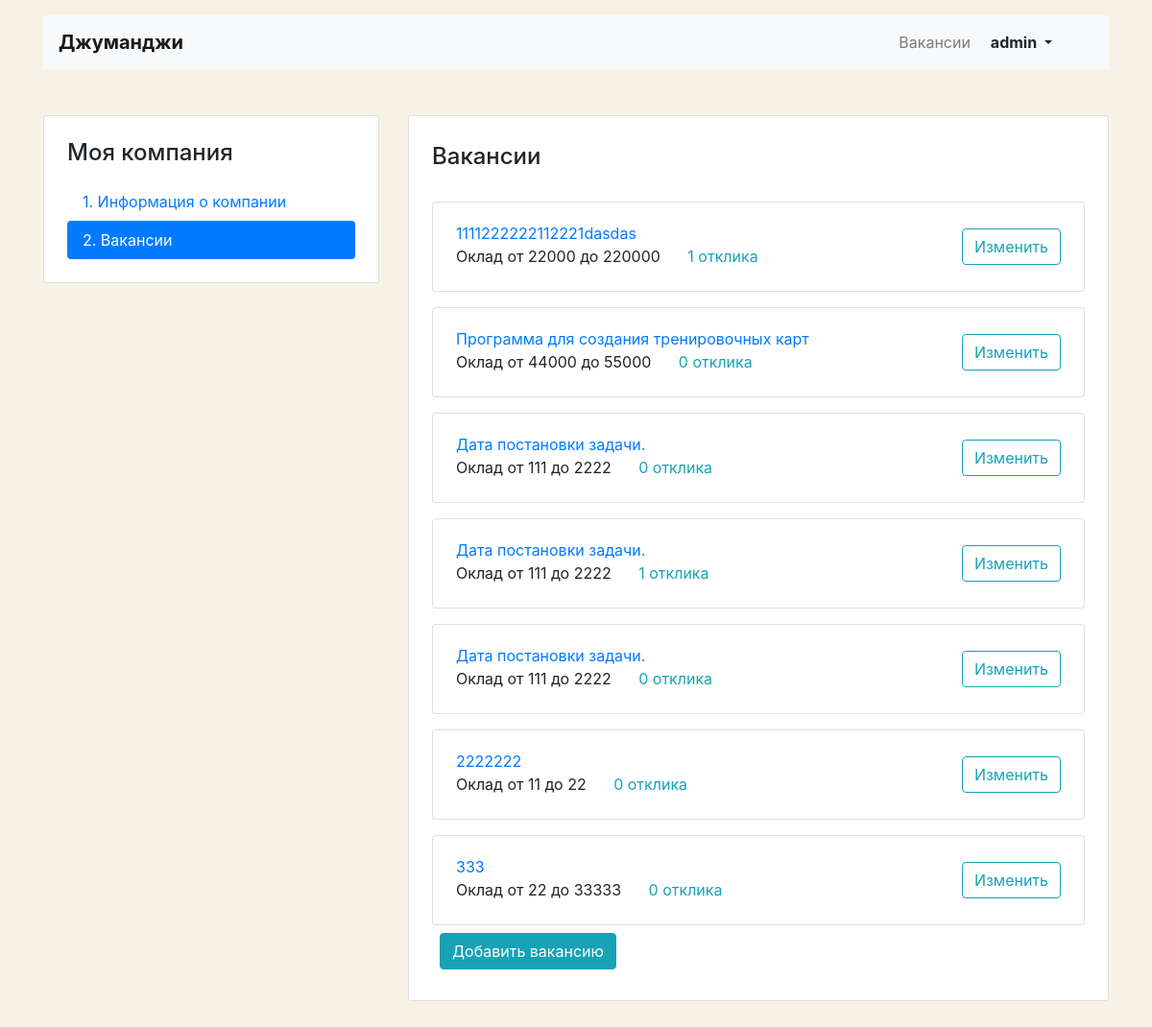
Page /mycompany/vacancies/ (signed in) on the committed database.
### step_job/models.py (models this page shows, shortened)
class Vacancy(models.Model):
    title = models.CharField(max_length=64)
    specialty = models.ForeignKey(Specialty, on_delete=models.CASCADE, related_name="vacancies")
    company = models.ForeignKey(Company, on_delete=models.CASCADE, related_name="vacancies")
    skills = models.CharField(max_length=64)
    description = models.TextField(max_length=2056)
    salary_min = models.PositiveIntegerField()
    salary_max = models.PositiveIntegerField()
    published_at = models.DateTimeField(auto_now_add=True, blank=True)
    class Meta:
        verbose_name = "Вакансия"
        verbose_name_plural = "Вакансии"

### step_job/views/views.py (the view)
# urls.py: path('mycompany/vacancies/', ListMyVacanciesView.as_view(), name="list_my_vacancies"),
class ListMyVacanciesView(LoginRequiredMixin, ListView):
    model = Vacancy
    context_object_name = "vacancies"
    template_name = "vacancy/vacancy-list.html"
    def get_queryset(self):
        return self.model.objects.filter(company__owner=self.request.user).select_related("company")
    def get_context_data(self, **kwargs):
        context = super().get_context_data(**kwargs)
        context["vacancies_title"] = "Мои вакансии"
        return context

### templates/vacancy/vacancy-list.html
{% extends "company/company_base.html" %}
{% load crispy_forms_filters %}
{% block container %}
  <main class="container mt-3 pb-5">
    <div class="row mt-5">
      <div class="col-12 col-lg-4">
        <aside class="pt-3 pb-4 px-4 mb-5 card">
          <h1 class="h4 pt-2 pb-2">Моя компания</h1>
          <div class="nav flex-column nav-pills" id="v-pills-tab" role="tablist" aria-orientation="vertical">
            <a class="nav-link {% if vacancies not in request.path  %}active{% endif %}"
               href="{% url 'my_company' %}">1. Информация о компании </a>
              <a class="nav-link {% if 'vacancies' in request.path %}active{% endif %}"
              href="{% url 'list_my_vacancies' %}">2. Вакансии</a>
          </div>
        </aside>
      </div>
      <div class="col-12 col-lg-8">
        <div class="card">
          <div class="card-body px-4 pb-4">
            <section class="tab-pane fade show active">
              <h2 class="h4 pt-2 pb-3">Вакансии</h2>
                {% for vacancy in vacancies %}
                  <div class="card mt-3">
                    <div class="card-body px-4">
                      <div class="row align-items-center">
                        <div class="col-6 col-lg-8">
                          <a href="{% url 'vacancy' vacancy.id %}" class="mb-1">{{ vacancy.title }}</a>
                          <p class="mb-1">
                            <span class="mr-4">Оклад от {{ vacancy.salary_min }} до {{ vacancy.salary_max }}</span>
                              <a href="{% url 'my_vacancy_applications' vacancy.id  %}" class="text-info">
                                  {{ vacancy.applications.count }} отклика
                              </a>
                          </p>
                        </div>
                        <div class="col-6 col-lg-4 text-right">
                          <a href="{% url 'my_vacancy_edit' vacancy.id %}" class="btn btn-outline-info">Изменить</a>
                        </div>
                      </div>
                    </div>
                  </div>
                {% endfor %}
                <div>
                    <a href="{% url 'my_vacancy_create' %}" class="btn btn-info m-2">Добавить вакансию</a>
                </div>
            </section>
          </div>
        </div>
      </div>
    </div>
  </main>
{% endblock container %}

### templates/company/company_base.html (shortened to what this page needs)
<!DOCTYPE html>
<html lang="ru">
<head>
  <link rel="stylesheet" href="https://stackpath.bootstrapcdn.com/bootstrap/4.3.1/css/bootstrap.min.css">
</head>
<body>
  <header class="container mt-3">
    <nav class="navbar navbar-expand-lg navbar-light bg-light">
      <a class="navbar-brand mr-4 font-weight-bold" href="{% url 'index' %}">Джуманджи</a>
      <div class="collapse navbar-collapse justify-content-between" id="navbarNav">
          <ul class="navbar-nav col-2 justify-content-end">
              <div class="collapse navbar-collapse justify-content-between" id="navbarNav">
                      <li class="nav-item">
                          <a class="nav-link" href="{% url 'vacancies' %}">Вакансии</a>
                      </li>
                  <ul class="navbar-nav col-2 justify-content-end">
                      <li class="nav-item active">
                          <div class="btn-group">
                              <button type="button" class="btn dropdown-toggle font-weight-bold" data-toggle="dropdown" aria-haspopup="true" aria-expanded="false">
                                  {{ request.user }}
                              </button>
                          </div>
                      </li>
                  </ul>
              </div>
          </ul>
      </div>
    </nav>
  </header>
  {% block container %}
  {% endblock container %}
</body>
</html>

### templates/company/company_base.html (style rules this page uses)
body { background-color: #F6F2E6; }

### rows in the picture
Vacancy: title "1111222222112221dasdas", salary_min "22000", salary_max "220000", applications.count "1"
Vacancy: title "Программа для создания тренировочных карт", salary_min "44000", salary_max "55000", applications.count "0"
Vacancy: title "Дата постановки задачи.", salary_min "111", salary_max "2222", applications.count "0"
Vacancy: title "Дата постановки задачи.", salary_min "111", salary_max "2222", applications.count "1"
Vacancy: title "Дата постановки задачи.", salary_min "111", salary_max "2222", applications.count "0"
Vacancy: title "2222222", salary_min "11", salary_max "22", applications.count "0"
Vacancy: title "333", salary_min "22", salary_max "33333", applications.count "0"

### other values in the picture
{{ request.user }} "admin"
